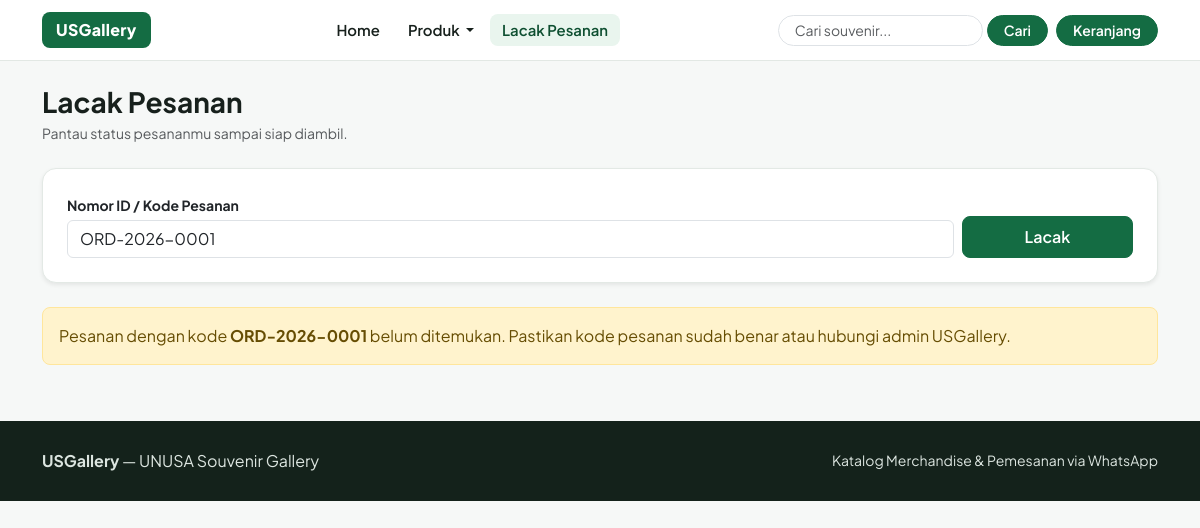
Page /lacak.php?kode=ORD-2026-0001 on the earlier database version.
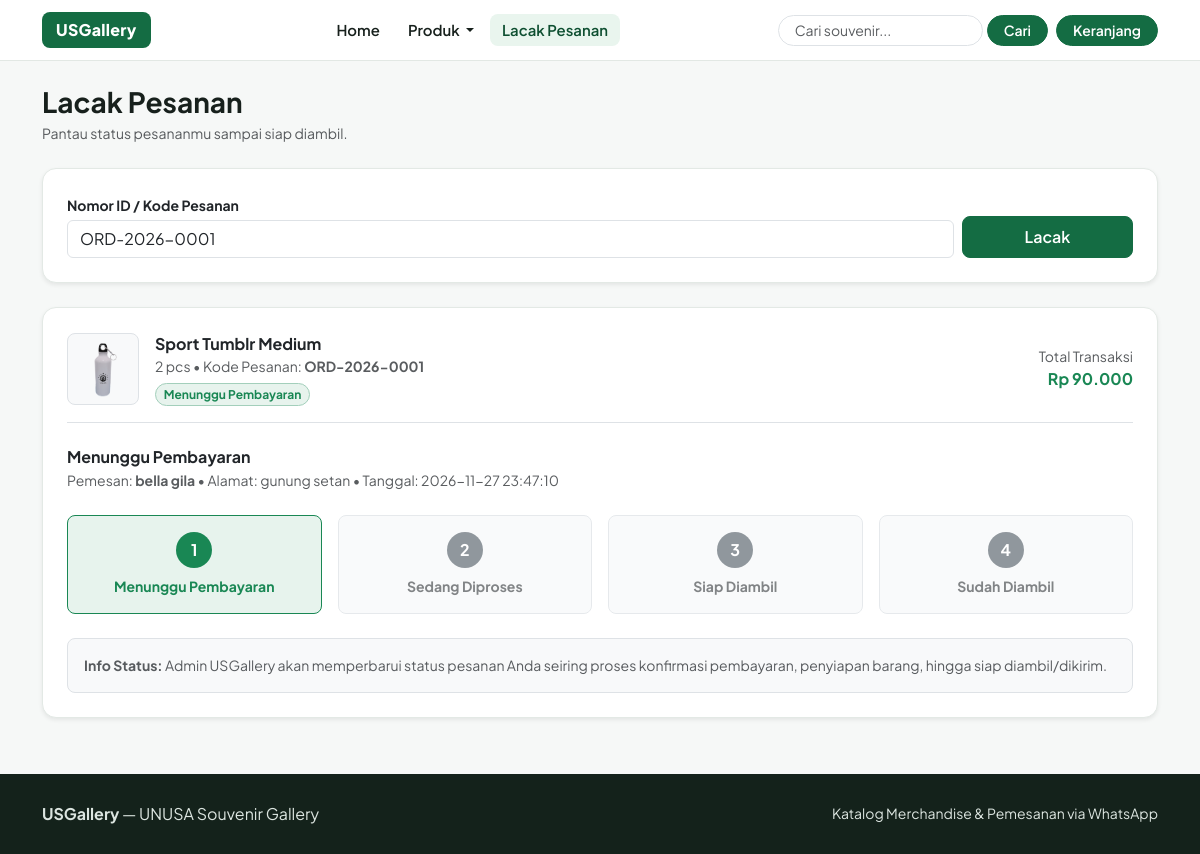
Same page on the later database version.
### tables this page shows
CREATE TABLE `detail_transaksi` (
  `id_detail` int(11) NOT NULL,
  `id_transaksi` int(11) NOT NULL,
  `id_produk` int(11) NOT NULL,
  `jumlah` int(11) NOT NULL,
  `harga` decimal(12,2) NOT NULL,
  `harga_produksi` decimal(12,2) NOT NULL DEFAULT 0.00,
  `subtotal` decimal(12,2) NOT NULL
);

CREATE TABLE `produk` (
  `id_produk` int(11) NOT NULL,
  `id_kategori` int(11) NOT NULL,
  `nama_produk` varchar(120) NOT NULL,
  `harga` decimal(12,2) NOT NULL,
  `harga_produksi` decimal(12,2) NOT NULL DEFAULT 0.00,
  `stok` int(11) NOT NULL DEFAULT 0,
  `gambar` varchar(255) DEFAULT NULL,
  `deskripsi` text DEFAULT NULL
);

CREATE TABLE `transaksi` (
  `id_transaksi` int(11) NOT NULL,
  `kode` varchar(20) DEFAULT NULL,
  `id_admin` int(11) DEFAULT NULL,
  `id_pelanggan` int(11) NOT NULL,
  `tanggal_transaksi` datetime DEFAULT current_timestamp(),
  `total_transaksi` decimal(12,2) NOT NULL DEFAULT 0.00,
  `status` varchar(20) NOT NULL DEFAULT 'Menunggu',
  `sumber` varchar(10) NOT NULL DEFAULT 'WhatsApp'
);

CREATE TABLE `pelanggan` (
  `id_pelanggan` int(11) NOT NULL,
  `nama_pelanggan` varchar(100) NOT NULL,
  `no_telepon` varchar(20) DEFAULT NULL,
  `alamat` text DEFAULT NULL
);

### config.php (called while the page is built, shortened)
<?php
function e($s){return htmlspecialchars((string)$s,ENT_QUOTES,'UTF-8');}
function rp($n){return 'Rp '.number_format((float)$n,0,',','.');}

### lacak.php (the view, shortened to what the changed rows need)
<?php
require_once __DIR__ . '/includes/layout.php';
$kodeInput = strtoupper(trim($_GET['kode'] ?? ''));
$pesanan = null;
$itemsPesanan = [];
$searched = ($kodeInput !== '');
$steps = [
    'Menunggu Pembayaran',
    'Sedang Diproses',
    'Siap Diambil',
    'Sudah Diambil'
];
function getStepIndex(string $status): int {
    $s = strtolower(trim($status));
    return 0;
}
if ($searched) {
    $stmt = $pdo->prepare("
        SELECT t.*, pl.nama_pelanggan, pl.no_telepon, pl.alamat
        FROM transaksi t
        LEFT JOIN pelanggan pl ON t.id_pelanggan = pl.id_pelanggan
        WHERE UPPER(t.kode) = :kode
        LIMIT 1
    ");
    $stmt->execute([':kode' => $kodeInput]);
    $pesanan = $stmt->fetch();
    if ($pesanan) {
        $stmtDetail = $pdo->prepare("
            SELECT dt.*, pr.nama_produk, pr.gambar
            FROM detail_transaksi dt
            LEFT JOIN produk pr ON dt.id_produk = pr.id_produk
            WHERE dt.id_transaksi = :id_trx
        ");
        $stmtDetail->execute([':id_trx' => (int)$pesanan['id_transaksi']]);
        $itemsPesanan = $stmtDetail->fetchAll();
    }
}
$activeStep = $pesanan ? getStepIndex((string)($pesanan['status'] ?? 'Menunggu')) : 0;
?>
<div class="mb-4">
  <h1 class="h3 fw-bold mb-1">Lacak Pesanan</h1>
  <p class="text-muted small mb-0">Pantau status pesananmu sampai siap diambil.</p>
</div>
<div class="card product-card shadow-sm mb-4">
  <div class="card-body p-4">
  </div>
</div>
<?php if ($searched && !$pesanan): ?>
  <div class="alert alert-warning rounded-3">
    Pesanan dengan kode <strong><?= e($kodeInput) ?></strong> belum ditemukan. Pastikan kode pesanan sudah benar atau hubungi admin USGallery.
  </div>
<?php elseif ($pesanan): ?>
  <?php
    $firstItem = $itemsPesanan[0] ?? null;
    $totalQty = 0;
    foreach ($itemsPesanan as $it) {
        $totalQty += (int)($it['jumlah'] ?? 0);
    }
    $imgPath = ($firstItem && !empty($firstItem['gambar'])) ? 'uploads/' . ltrim($firstItem['gambar'], '/') : '';
    $hasImg = $imgPath !== '' && file_exists(__DIR__ . '/' . $imgPath);
  ?>
  <div class="card product-card shadow-sm">
    <div class="card-body p-4">
      <div class="d-flex flex-column flex-sm-row align-items-sm-center justify-content-between gap-3 pb-3 mb-4 border-bottom">
        <div class="d-flex align-items-center gap-3">
          <div class="bg-light border rounded-3 d-flex align-items-center justify-content-center flex-shrink-0"
               style="width: 72px; height: 72px; overflow: hidden;">
            <?php if ($hasImg): ?>
              <img src="<?= e($imgPath) ?>" alt="<?= e($firstItem['nama_produk'] ?? 'Produk') ?>" class="w-100 h-100 object-fit-cover">
            <?php else: ?>
              <span class="text-muted small">Produk</span>
            <?php endif; ?>
          </div>
          <div>
            <div class="fw-bold">
              <?= e($firstItem['nama_produk'] ?? 'Pesanan USGallery') ?>
            </div>
            <div class="small text-muted">
              <?= $totalQty ?> pcs &bull; Kode Pesanan: <strong><?= e($pesanan['kode']) ?></strong>
            </div>
            <div class="mt-1">
              <span class="badge rounded-pill bg-success bg-opacity-10 text-success border border-success-subtle">
                <?= e($pesanan['status'] ?? 'Menunggu') ?>
              </span>
            </div>
          </div>
        </div>
        <div class="text-sm-end">
          <div class="small text-muted">Total Transaksi</div>
          <div class="fw-bold text-success fs-6"><?= e(rp($pesanan['total_transaksi'] ?? 0)) ?></div>
        </div>
      </div>
      <h2 class="h6 fw-bold mb-1"><?= e($steps[$activeStep]) ?></h2>
      <p class="small text-muted mb-4">
        Pemesan: <strong><?= e($pesanan['nama_pelanggan'] ?? '-') ?></strong> &bull;
        Alamat: <?= e($pesanan['alamat'] ?? '-') ?> &bull;
        Tanggal: <?= e($pesanan['tanggal_transaksi'] ?? '-') ?>
      </p>
      <div class="row text-center g-3 mb-4">
        <?php foreach ($steps as $idx => $label): ?>
          <?php
            $done = $idx <= $activeStep;
            $current = $idx === $activeStep;
          ?>
          <div class="col-6 col-md-3">
            <div class="p-3 rounded-3 border <?= $current ? 'border-success bg-success bg-opacity-10' : ($done ? 'border-success-subtle bg-light' : 'bg-light opacity-75') ?>">
              <div class="mx-auto mb-2 rounded-circle d-flex align-items-center justify-content-center fw-bold <?= $done ? 'bg-success text-white' : 'bg-secondary text-white' ?>"
                   style="width: 36px; height: 36px;">
                <?= $idx + 1 ?>
              </div>
              <div class="small fw-bold <?= $done ? 'text-success' : 'text-muted' ?>"><?= e($label) ?></div>
            </div>
          </div>
        <?php endforeach; ?>
      </div>
      <div class="bg-light border rounded-3 p-3 small text-muted">
        <strong>Info Status:</strong> Admin USGallery akan memperbarui status pesanan Anda seiring proses konfirmasi pembayaran, penyiapan barang, hingga siap diambil/dikirim.
      </div>
    </div>
  </div>
<?php endif; ?>
<?php require_once __DIR__ . '/includes/footer.php'; ?>

Differences in the rows shown:
added detail_transaksi: id_produk.gambar (picture), id_produk.nama_produk "Sport Tumblr Medium"
added transaksi: kode "ORD-2026-0001", status "Menunggu Pembayaran", total_transaksi "Rp 90.000", id_pelanggan.nama_pelanggan "bella gila", id_pelanggan.alamat "gunung setan", tanggal_transaksi "2026-11-27 23:47:10"
Other differences:
$totalQty: (not shown) → "2"
$kodeInput: "ORD-2026-0001" → (not shown)
text no longer shown: "Pesanan dengan kode belum ditemukan. Pastikan kode pesanan sudah benar atau hubungi admin USGallery."
text now shown: "pcs • Kode Pesanan: Total Transaksi Pemesan: • Alamat: • Tanggal: Info Status: Admin USGallery akan memperbarui status pesanan Anda seiring proses konfirmasi pembayaran, penyiapan barang, hingga siap diambil/dikirim."
new list line: "1 Menunggu Pembayaran"
new list line: "2 Sedang Diproses"
new list line: "3 Siap Diambil"
new list line: "4 Sudah Diambil"
